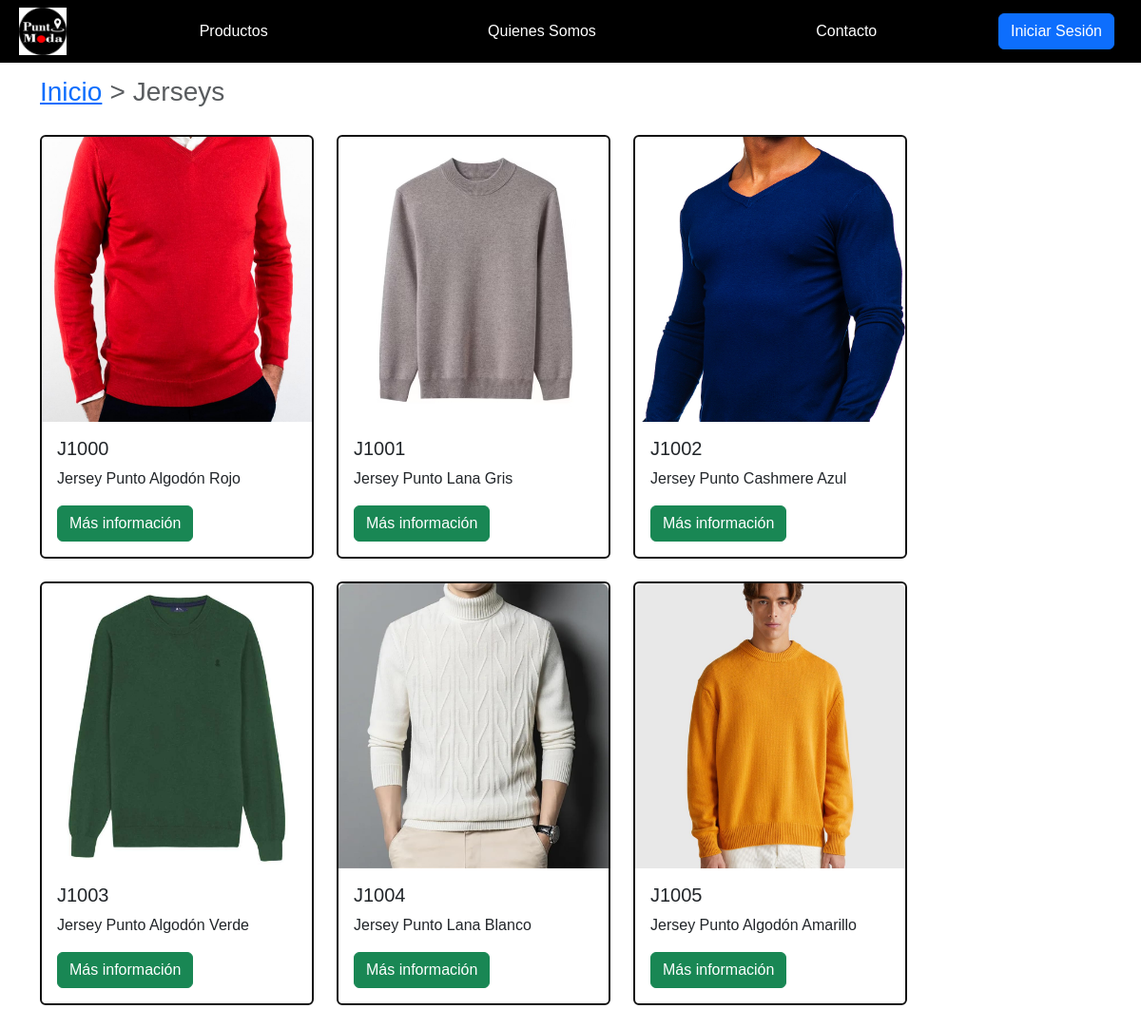
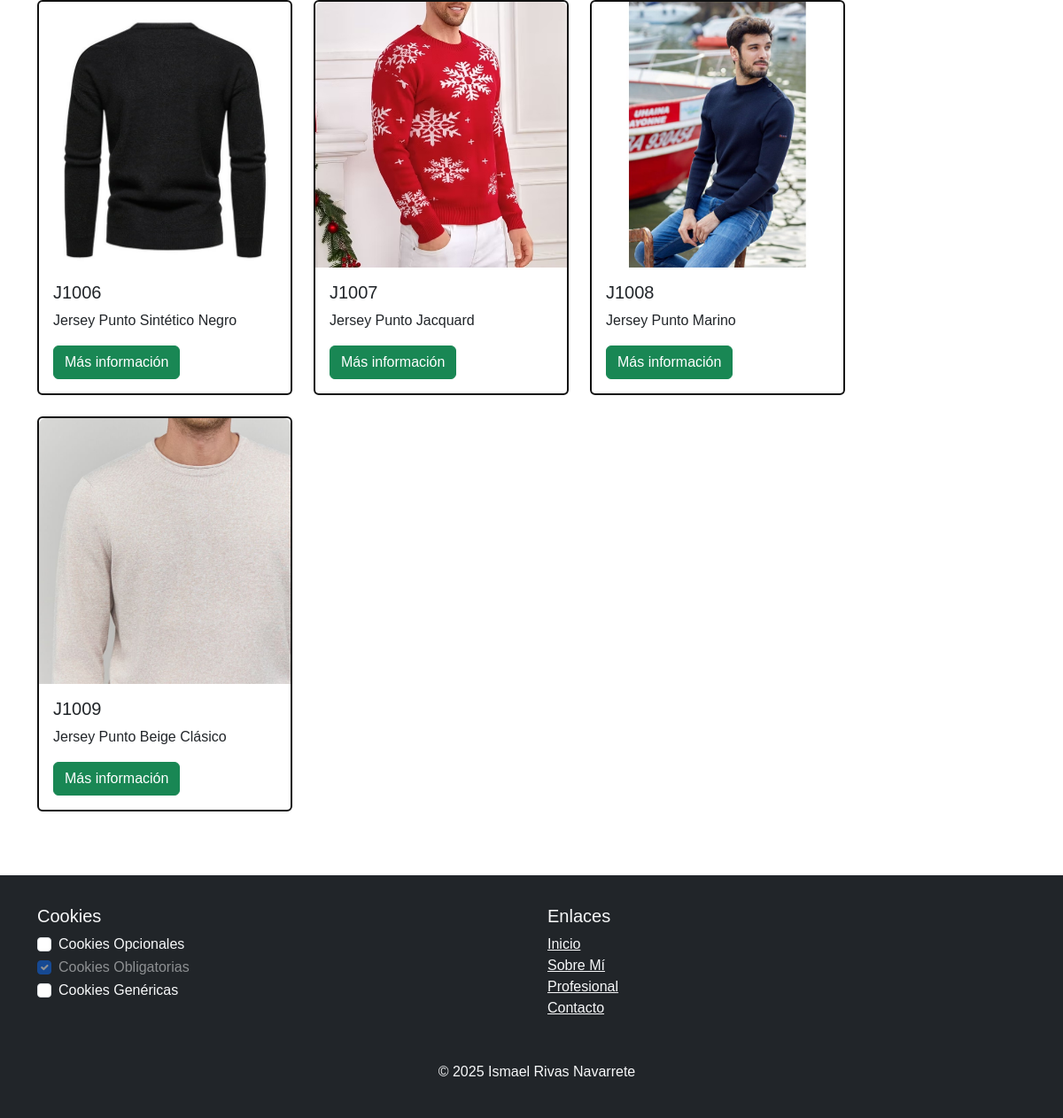
The page /jerseys.php on the database its author committed (2 pictures, top to bottom).
### tables this page shows
CREATE TABLE IF NOT EXISTS Productos (
    cod_producto CHAR(5) PRIMARY KEY,
    nombre VARCHAR(40) NOT NULL,
    modelo MEDIUMINT NOT NULL,
    descripcion TEXT,
    imagen VARCHAR(255),
    CIF VARCHAR(9) NOT NULL, 
    FOREIGN KEY (CIF) REFERENCES Proveedores(CIF) ON UPDATE CASCADE ON DELETE RESTRICT
);

### www/jerseys.php (the view, shortened to what this page needs)
<?php
$conexionBaseDatos = Conexion::conexionBD();
$busqueda = 'J%';
$consultaProducto = $conexionBaseDatos->prepare("SELECT * FROM Productos WHERE cod_producto like ?");
$consultaProducto->bind_param("s", $busqueda);
$consultaProducto->execute();
$resultado = $consultaProducto->get_result();
?>
<!DOCTYPE html>
<html lang="es">
<head>
    <link rel="stylesheet" href="https://cdn.jsdelivr.net/npm/bootstrap@5.3.0/dist/css/bootstrap.min.css">
    <link rel="stylesheet" href="css/styles.css">
</head>
<body>
    <?php include 'php/navbar.php'; ?>
    <main class="container">
        <nav style="--bs-breadcrumb-divider: '>';" aria-label="breadcrumb">
            <ol class="breadcrumb">
                <li class="breadcrumb-item"><a href="index.php">Inicio</a></li>
                <li class="breadcrumb-item active" aria-current="page">Jerseys</li>
            </ol>
        </nav>
        <div class="d-flex flex-wrap gap-4 justify-content-start my-4">
            <?php while ($producto = $resultado->fetch_assoc()) {
                $identificadorModal = "modal_" . htmlspecialchars($producto['cod_producto']);
            ?>
                <div class="card" style="width: 18rem;">
                    <img src="<?php echo htmlspecialchars($producto['imagen']) ?>" class="card-img-top" alt="Imagen del producto">
                    <div class="card-body">
                        <h5 class="card-title"><?php echo htmlspecialchars($producto['cod_producto']); ?></h5>
                        <p class="card-text"><?php echo htmlspecialchars($producto['nombre']); ?></p>
                        <button class="btn btn-success" data-bs-toggle="modal" data-bs-target="#<?php echo $identificadorModal; ?>">
                            Más información
                        </button>
                    </div>
                </div>
            <?php } ?>
        </div>
    </main>
    <?php include 'php/footer.php'; ?>
</body>
</html>

### www/css/styles.css (style rules this page uses)
html, body { height: 100%; margin: 0; padding: 0; }
body { display: flex; flex-direction: column; font-family: Arial, sans-serif; }
main { flex: 1; }
.container { margin-top: 10px; padding-right: 0 !important; }
.breadcrumb { font-size: 1.75rem; }
.card { border: 2px solid #111 }
.card-img-top { width: 100%; height: 300px; object-fit: cover; border-radius: 8px 8px 0 0; }

### rows shown on the page
productos: imagen (picture), cod_producto "J1000", nombre "Jersey Punto Algodón Rojo"
productos: imagen (picture), cod_producto "J1001", nombre "Jersey Punto Lana Gris"
productos: imagen (picture), cod_producto "J1002", nombre "Jersey Punto Cashmere Azul"
productos: imagen (picture), cod_producto "J1003", nombre "Jersey Punto Algodón Verde"
productos: imagen (picture), cod_producto "J1004", nombre "Jersey Punto Lana Blanco"
productos: imagen (picture), cod_producto "J1005", nombre "Jersey Punto Algodón Amarillo"
productos: imagen (picture), cod_producto "J1006", nombre "Jersey Punto Sintético Negro"
productos: imagen (picture), cod_producto "J1007", nombre "Jersey Punto Jacquard"
productos: imagen (picture), cod_producto "J1008", nombre "Jersey Punto Marino"
productos: imagen (picture), cod_producto "J1009", nombre "Jersey Punto Beige Clásico"
